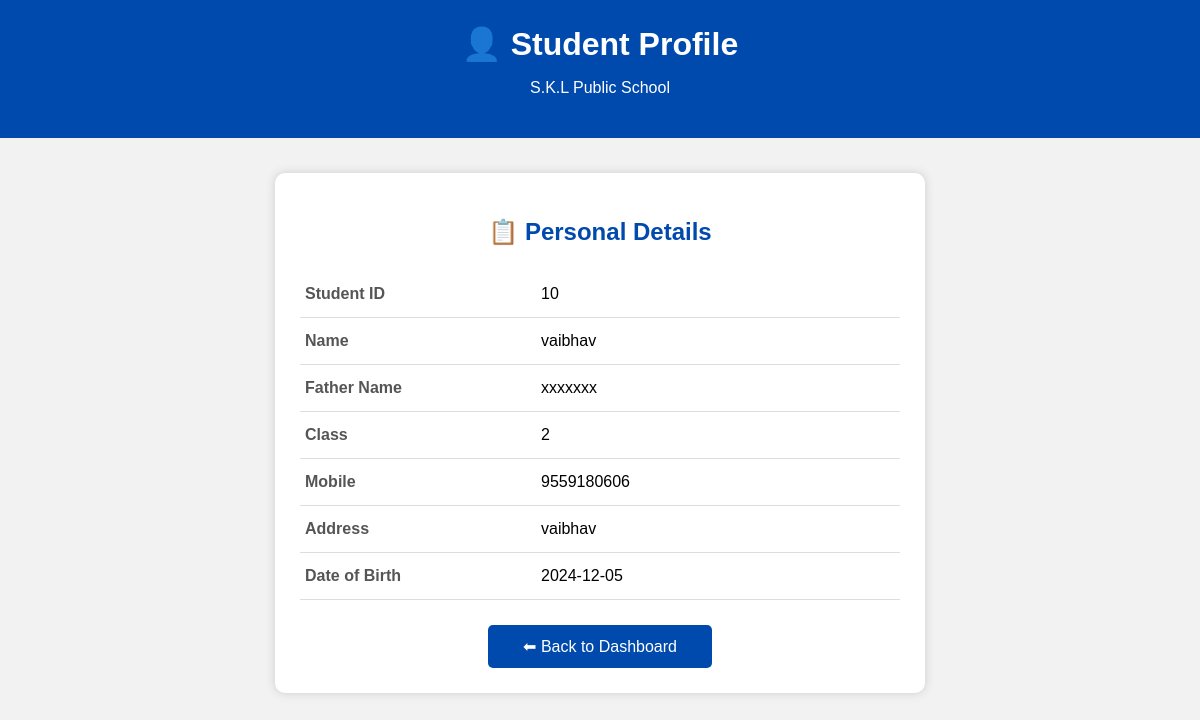
Screenshot of /student-profile.php (signed in) with the database file from the repository.
### tables this page shows
CREATE TABLE `students` (
  `id` int(11) NOT NULL,
  `name` varchar(100) DEFAULT NULL,
  `father_name` varchar(100) DEFAULT NULL,
  `class` varchar(20) DEFAULT NULL,
  `mobile` varchar(15) DEFAULT NULL,
  `address` varchar(200) DEFAULT NULL,
  `dob` date DEFAULT NULL,
  `username` varchar(100) DEFAULT NULL,
  `password` varchar(100) DEFAULT NULL
);

### student-profile.php (the view, shortened to what this page needs)
<?php
include "connection.php";
$student_id = intval($_SESSION['student_id']);
$sql = "SELECT *
        FROM students
        WHERE id='$student_id'
        LIMIT 1";
$result = mysqli_query($conn, $sql);
$student = mysqli_fetch_assoc($result);
?>
<!DOCTYPE html>
<html>
<head>
</head>
<body>
<div class="header">
<h1>👤 Student Profile</h1>
<p>S.K.L Public School</p>
</div>
<div class="profile">
<h2>📋 Personal Details</h2>
<div class="detail">
<div class="label">
Student ID
</div>
<div class="value">
<?php
echo htmlspecialchars(
    $student['id']
);
?>
</div>
</div>
<div class="detail">
<div class="label">
Name
</div>
<div class="value">
<?php
echo htmlspecialchars(
    $student['name']
);
?>
</div>
</div>
<div class="detail">
<div class="label">
Father Name
</div>
<div class="value">
<?php
echo htmlspecialchars(
    $student['father_name']
);
?>
</div>
</div>
<div class="detail">
<div class="label">
Class
</div>
<div class="value">
<?php
echo htmlspecialchars(
    $student['class']
);
?>
</div>
</div>
<div class="detail">
<div class="label">
Mobile
</div>
<div class="value">
<?php
echo htmlspecialchars(
    $student['mobile']
);
?>
</div>
</div>
<div class="detail">
<div class="label">
Address
</div>
<div class="value">
<?php
echo htmlspecialchars(
    $student['address']
);
?>
</div>
</div>
<div class="detail">
<div class="label">
Date of Birth
</div>
<div class="value">
<?php
echo htmlspecialchars(
    $student['dob']
);
?>
</div>
</div>
<a
class="back"
href="student-dashboard.php"
>
⬅ Back to Dashboard
</a>
</div>
</body>
</html>

### student-profile.php (style rules this page uses)
body { margin:0; font-family:Arial; background:#f2f2f2; }
.header { background:#004aad; color:white; padding:25px; text-align:center; }
.header h1 { margin:0; }
.profile { width:600px; max-width:90%; margin:35px auto; background:white; padding:25px; border-radius:10px; box-shadow:0 0 10px #ccc; }
.profile h2 { text-align:center; color:#004aad; margin-bottom:25px; }
.detail { display:flex; border-bottom:1px solid #ddd; padding:14px 5px; }
.label { width:40%; font-weight:bold; color:#555; }
.value { width:60%; }
.back { display:block; width:200px; margin:25px auto 0; padding:12px; text-align:center; background:#004aad; color:white; text-decoration:none; border-radius:5px; }

### rows the page displays
students: id "10", name "vaibhav", father_name "xxxxxxx", class "2", mobile "9559180606", address "vaibhav", dob "2024-12-05"
